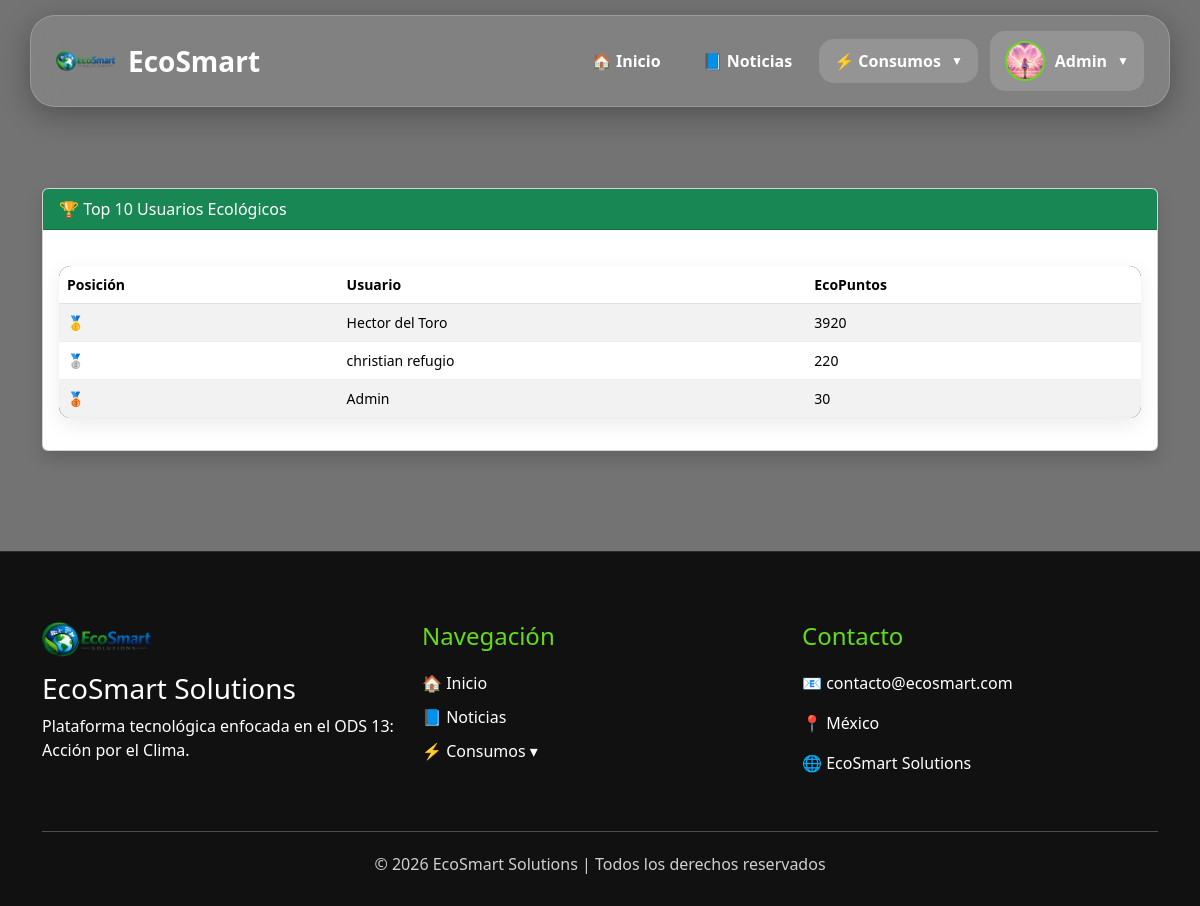
The app's page /top_usuarios.php (signed in) with its own data.
### tables this page shows
CREATE TABLE `usuarios` (
  `id` int(11) NOT NULL,
  `nombre` varchar(100) DEFAULT NULL,
  `correo` varchar(100) DEFAULT NULL,
  `password` varchar(255) DEFAULT NULL,
  `rol` enum('admin','usuario') DEFAULT 'usuario',
  `fecha_registro` timestamp NOT NULL DEFAULT current_timestamp(),
  `foto` varchar(255) DEFAULT 'default.png',
  `telefono` varchar(20) DEFAULT NULL,
  `tipo_usuario` enum('personal','empresa') DEFAULT 'personal',
  `eco_puntos` int(11) DEFAULT 0
);

### top_usuarios.php (the view, shortened to what this page needs)
<?php
include 'config/conexion.php';
$ranking = mysqli_query(
    $conexion,
    "SELECT nombre,
            eco_puntos
     FROM usuarios
     ORDER BY eco_puntos DESC
     LIMIT 10"
);
include 'includes/header.php';
include 'includes/navbar.php';
?>
<div class="container mt-5">
<div class="card shadow">
<div class="card-header bg-success text-white">
🏆 Top 10 Usuarios Ecológicos
</div>
<div class="card-body">
<table class="table table-striped">
<thead>
<tr>
<th>Posición</th>
<th>Usuario</th>
<th>EcoPuntos</th>
</tr>
</thead>
<tbody>
<?php
$posicion = 1;
while($row = mysqli_fetch_assoc($ranking)):
?>
<tr>
<td>
<?php
if($posicion == 1){
    echo "🥇";
}elseif($posicion == 2){
    echo "🥈";
}elseif($posicion == 3){
    echo "🥉";
}else{
    echo $posicion;
}
?>
</td>
<td>
<?= htmlspecialchars($row['nombre']) ?>
</td>
<td>
<?= $row['eco_puntos'] ?>
</td>
</tr>
<?php
$posicion++;
endwhile;
?>
</tbody>
</table>
</div>
</div>
</div>
<?php include 'includes/footer.php'; ?>

### assets/css/main.css (style rules this page uses)
* { margin:0; padding:0; box-sizing:border-box; }
html { scroll-behavior:smooth; }
body { padding-top:140px; font-family:'Segoe UI',sans-serif; background: linear-gradient( rgba(0,0,0,.55), rgba(0,0,0,.55) ), url('https://images.unsplash.com/photo-1497436072909-f5e4be8c8e8d'); background-size:cover; background-position:center; background-attachment:fixed; color:white; }

### assets/css/noticias_admin.css (style rules this page uses)
table { width: 100%; border-collapse: collapse; margin-top: 20px; background: #090707; border-radius: 12px; overflow: hidden; box-shadow: 0 6px 20px rgba(0,0,0,0.08); }
table th { background: #111827; color: white; padding: 14px; text-align: left; font-size: 14px; }
table td { padding: 12px; border-bottom: 1px solid #eee; font-size: 14px; }

### records on screen
usuarios: nombre "Hector del Toro", eco_puntos "3920"
usuarios: nombre "christian refugio", eco_puntos "220"
usuarios: nombre "Admin", eco_puntos "30"

### other values on screen
$_SESSION['usuario'] "Admin"
